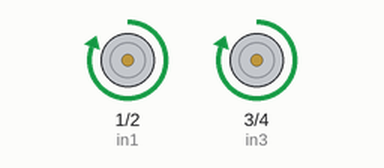
Recording of a sketch running on a simulated Arduino Uno, built with avr-gcc and run on an emulated ATmega328P. Parts: motor-driver pin pairs drawn as motors (green arrow = first pin HIGH = forward, orange = second pin HIGH = backward, longer = more drive).

Above: at 0.5 s.
At 1.5 s:
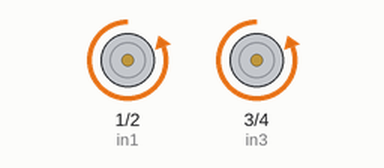
At 5.5 s:
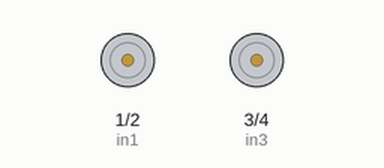
Timing chart, 0 to 6.9 s (numbered marks = the images above):
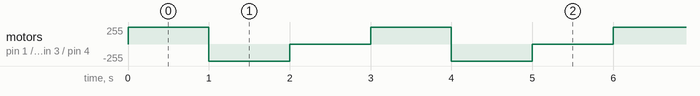

Measured:
- by itself, motor on pin 1 (in1) / pin 2 (in2), motor on pin 3 (in3) / pin 4 (in4): repeats every 3.0 s: backward 255/255 1.0 s, stopped 1.0 s, forward 255/255 1.0 s

The sketch:

test_auto_4_wielen.ino
```cpp
// Left motor connections
int in1 = 1;
int in2 = 2;
// Right motors connections
int in3 = 3;
int in4 = 4;

void setup() {
  // Set all the motor control pins to outputs
  pinMode(in1, OUTPUT);
  pinMode(in2, OUTPUT);
  pinMode(in3, OUTPUT);
  pinMode(in4, OUTPUT);

  // Turn off motors - Initial state
  digitalWrite(in1, LOW);
  digitalWrite(in2, LOW);
  digitalWrite(in3, LOW);
  digitalWrite(in4, LOW);
}

void loop() {
  forward();
  delay(1000);
  backward();
  delay(1000);
  stopping();
  delay(1000);
}

void forward(){
  digitalWrite(in1, HIGH);
  digitalWrite(in2, LOW);
  digitalWrite(in3, HIGH);
  digitalWrite(in4, LOW);
}

void backward(){
  digitalWrite(in1, LOW);
  digitalWrite(in2, HIGH);
  digitalWrite(in3, LOW);
  digitalWrite(in4, HIGH);
}

void turnLeft(){
  digitalWrite(in1, LOW);
  digitalWrite(in2, HIGH);
  digitalWrite(in3, HIGH);
  digitalWrite(in4, LOW);
}

void turnRight(){
  digitalWrite(in1, HIGH);
  digitalWrite(in2, LOW);
  digitalWrite(in3, LOW);
  digitalWrite(in4, HIGH);
}

void stopping(){
  digitalWrite(in1, LOW);
  digitalWrite(in2, LOW);
  digitalWrite(in3, LOW);
  digitalWrite(in4, LOW);
}
```
